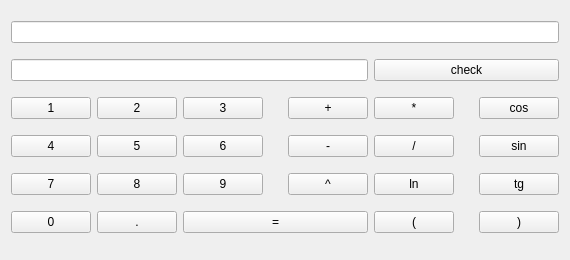
<?xml version="1.0" encoding="UTF-8"?>
<ui version="4.0">
 <class>CalcWidget</class>
 <widget class="QWidget" name="CalcWidget">
  <property name="geometry">
   <rect>
    <x>0</x>
    <y>0</y>
    <width>570</width>
    <height>260</height>
   </rect>
  </property>
  <property name="windowTitle">
   <string>Form</string>
  </property>
  <layout class="QGridLayout" name="gridLayout">
   <item row="4" column="1">
    <widget class="QPushButton" name="pushButton_5">
     <property name="text">
      <string>5</string>
     </property>
    </widget>
   </item>
   <item row="4" column="2">
    <widget class="QPushButton" name="pushButton_6">
     <property name="text">
      <string>6</string>
     </property>
    </widget>
   </item>
   <item row="4" column="0">
    <widget class="QPushButton" name="pushButton_4">
     <property name="text">
      <string>4</string>
     </property>
    </widget>
   </item>
   <item row="3" column="2">
    <widget class="QPushButton" name="pushButton_3">
     <property name="text">
      <string>3</string>
     </property>
    </widget>
   </item>
   <item row="7" column="1">
    <widget class="QPushButton" name="pushButton_11">
     <property name="text">
      <string>.</string>
     </property>
    </widget>
   </item>
   <item row="7" column="7">
    <widget class="QPushButton" name="rightBrace">
     <property name="text">
      <string>)</string>
     </property>
    </widget>
   </item>
   <item row="4" column="7">
    <widget class="QPushButton" name="sin">
     <property name="text">
      <string>sin</string>
     </property>
    </widget>
   </item>
   <item row="3" column="1">
    <widget class="QPushButton" name="pushButton_2">
     <property name="text">
      <string>2</string>
     </property>
    </widget>
   </item>
   <item row="6" column="2">
    <widget class="QPushButton" name="pushButton_9">
     <property name="text">
      <string>9</string>
     </property>
    </widget>
   </item>
   <item row="4" column="4">
    <widget class="QPushButton" name="minus">
     <property name="text">
      <string>-</string>
     </property>
    </widget>
   </item>
   <item row="6" column="0">
    <widget class="QPushButton" name="pushButton_7">
     <property name="text">
      <string>7</string>
     </property>
    </widget>
   </item>
   <item row="4" column="5">
    <widget class="QPushButton" name="divide">
     <property name="text">
      <string>/</string>
     </property>
    </widget>
   </item>
   <item row="6" column="7">
    <widget class="QPushButton" name="tg">
     <property name="text">
      <string>tg</string>
     </property>
    </widget>
   </item>
   <item row="3" column="0">
    <widget class="QPushButton" name="pushButton">
     <property name="text">
      <string>1</string>
     </property>
    </widget>
   </item>
   <item row="7" column="2" colspan="3">
    <widget class="QPushButton" name="calculate">
     <property name="text">
      <string>=</string>
     </property>
    </widget>
   </item>
   <item row="6" column="5">
    <widget class="QPushButton" name="ln">
     <property name="text">
      <string>ln</string>
     </property>
    </widget>
   </item>
   <item row="7" column="5">
    <widget class="QPushButton" name="leftBrace">
     <property name="text">
      <string>(</string>
     </property>
    </widget>
   </item>
   <item row="7" column="0">
    <widget class="QPushButton" name="pushButton_10">
     <property name="text">
      <string>0</string>
     </property>
    </widget>
   </item>
   <item row="6" column="1">
    <widget class="QPushButton" name="pushButton_8">
     <property name="text">
      <string>8</string>
     </property>
    </widget>
   </item>
   <item row="1" column="0" colspan="5">
    <widget class="QLineEdit" name="lineEdit_2">
     <property name="readOnly">
      <bool>true</bool>
     </property>
    </widget>
   </item>
   <item row="6" column="4">
    <widget class="QPushButton" name="power">
     <property name="text">
      <string>^</string>
     </property>
    </widget>
   </item>
   <item row="3" column="7">
    <widget class="QPushButton" name="cos">
     <property name="text">
      <string>cos</string>
     </property>
    </widget>
   </item>
   <item row="1" column="5" colspan="3">
    <widget class="QPushButton" name="check">
     <property name="text">
      <string>check</string>
     </property>
    </widget>
   </item>
   <item row="0" column="0" colspan="8">
    <widget class="QLineEdit" name="lineEdit"/>
   </item>
   <item row="3" column="5">
    <widget class="QPushButton" name="muliply">
     <property name="text">
      <string>*</string>
     </property>
    </widget>
   </item>
   <item row="3" column="4">
    <widget class="QPushButton" name="plus">
     <property name="text">
      <string>+</string>
     </property>
    </widget>
   </item>
  </layout>
 </widget>
 <resources/>
 <connections/>
</ui>
